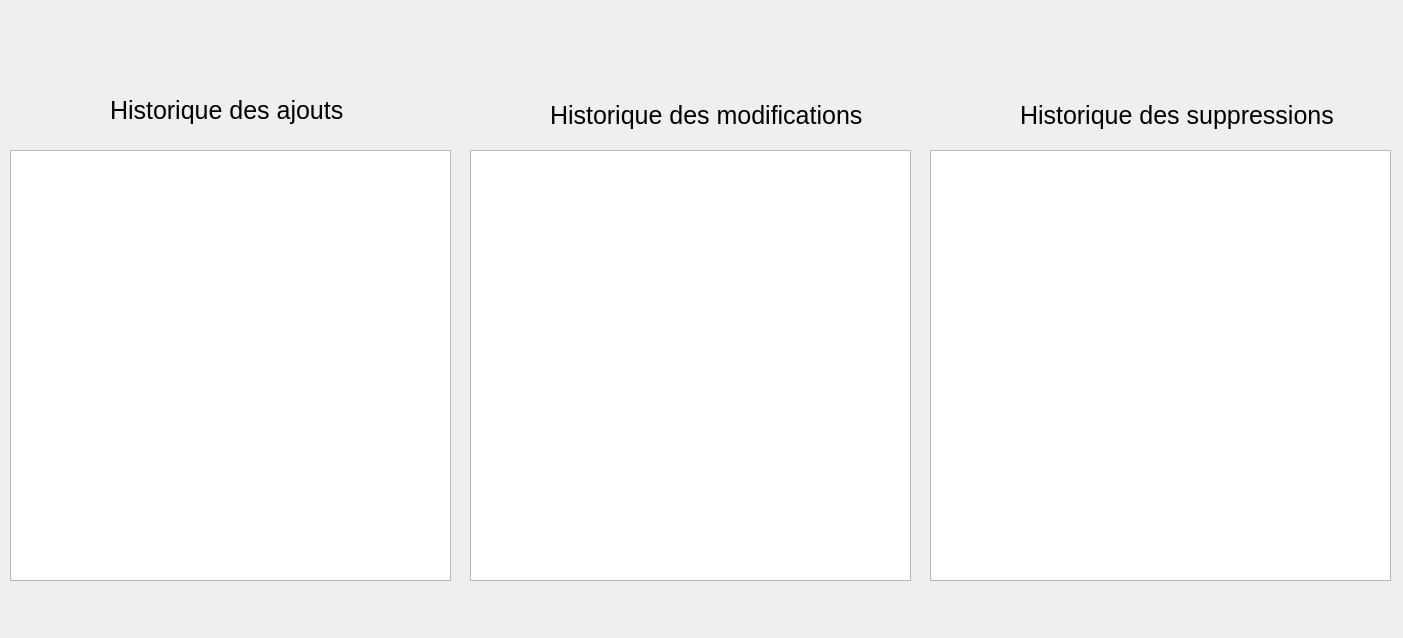
<?xml version="1.0" encoding="UTF-8"?>
<ui version="4.0">
 <class>History</class>
 <widget class="QDialog" name="History">
  <property name="geometry">
   <rect>
    <x>0</x>
    <y>0</y>
    <width>1403</width>
    <height>638</height>
   </rect>
  </property>
  <property name="windowTitle">
   <string>Dialog</string>
  </property>
  <widget class="QListWidget" name="ajout">
   <property name="geometry">
    <rect>
     <x>10</x>
     <y>150</y>
     <width>441</width>
     <height>431</height>
    </rect>
   </property>
  </widget>
  <widget class="QListWidget" name="modifier">
   <property name="geometry">
    <rect>
     <x>470</x>
     <y>150</y>
     <width>441</width>
     <height>431</height>
    </rect>
   </property>
  </widget>
  <widget class="QListWidget" name="supp">
   <property name="geometry">
    <rect>
     <x>930</x>
     <y>150</y>
     <width>461</width>
     <height>431</height>
    </rect>
   </property>
  </widget>
  <widget class="QLabel" name="bg">
   <property name="geometry">
    <rect>
     <x>0</x>
     <y>0</y>
     <width>1401</width>
     <height>641</height>
    </rect>
   </property>
   <property name="text">
    <string/>
   </property>
   <property name="pixmap">
    <pixmap>bgbg.jpg</pixmap>
   </property>
  </widget>
  <widget class="QLabel" name="label">
   <property name="geometry">
    <rect>
     <x>110</x>
     <y>80</y>
     <width>241</width>
     <height>61</height>
    </rect>
   </property>
   <property name="styleSheet">
    <string notr="true">QLabel#label
{
color: #000000;
font-size: 25px;
}</string>
   </property>
   <property name="text">
    <string>Historique des ajouts</string>
   </property>
  </widget>
  <widget class="QLabel" name="label_2">
   <property name="geometry">
    <rect>
     <x>550</x>
     <y>100</y>
     <width>321</width>
     <height>31</height>
    </rect>
   </property>
   <property name="styleSheet">
    <string notr="true">QLabel#label_2{
color: #000000;
font-size: 25px;
}</string>
   </property>
   <property name="text">
    <string>Historique des modifications</string>
   </property>
  </widget>
  <widget class="QLabel" name="label_4">
   <property name="geometry">
    <rect>
     <x>1020</x>
     <y>100</y>
     <width>321</width>
     <height>31</height>
    </rect>
   </property>
   <property name="styleSheet">
    <string notr="true">QLabel#label_4{
color: #000000;
font-size: 25px;
}</string>
   </property>
   <property name="text">
    <string>Historique des suppressions</string>
   </property>
  </widget>
  <widget class="QLabel" name="logo">
   <property name="geometry">
    <rect>
     <x>10</x>
     <y>0</y>
     <width>101</width>
     <height>91</height>
    </rect>
   </property>
   <property name="text">
    <string/>
   </property>
   <property name="pixmap">
    <pixmap>logo1.png</pixmap>
   </property>
  </widget>
  <zorder>bg</zorder>
  <zorder>ajout</zorder>
  <zorder>modifier</zorder>
  <zorder>supp</zorder>
  <zorder>label</zorder>
  <zorder>label_2</zorder>
  <zorder>label_4</zorder>
  <zorder>logo</zorder>
 </widget>
 <resources/>
 <connections/>
</ui>
